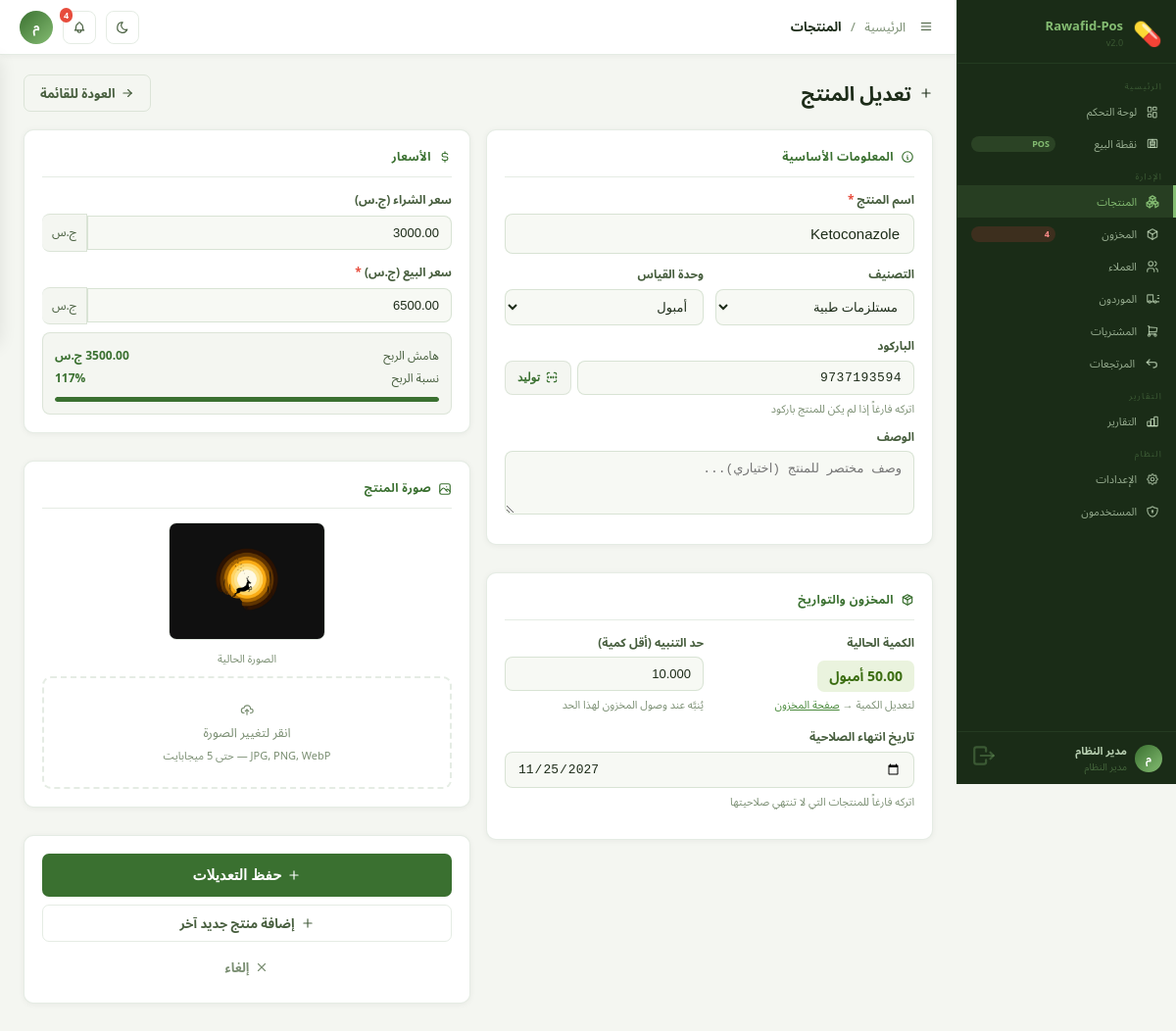
Screenshot of /?page=products&action=edit&id=33 (signed in) with the database file from the repository.
### tables this page shows
CREATE TABLE `products` (
  `id` int(11) NOT NULL AUTO_INCREMENT,
  `name` varchar(200) NOT NULL,
  `barcode` varchar(50) DEFAULT NULL,
  `category_id` int(11) DEFAULT NULL,
  `unit` varchar(50) DEFAULT 'قطعة',
  `purchase_price` decimal(12,2) DEFAULT 0.00,
  `sale_price` decimal(12,2) NOT NULL,
  `stock_qty` decimal(12,3) DEFAULT 0.000,
  `min_stock_alert` decimal(12,3) DEFAULT 5.000,
  `max_stock` decimal(12,3) DEFAULT 1000.000,
  `expiry_date` date DEFAULT NULL,
  `image` varchar(255) DEFAULT NULL,
  `description` text DEFAULT NULL,
  `is_active` tinyint(1) DEFAULT 1,
  `created_by` int(11) DEFAULT NULL,
  `created_at` timestamp NOT NULL DEFAULT current_timestamp(),
  `updated_at` timestamp NOT NULL DEFAULT current_timestamp() ON UPDATE current_timestamp(),
  PRIMARY KEY (`id`),
  UNIQUE KEY `barcode` (`barcode`),
  KEY `created_by` (`created_by`),
  KEY `idx_barcode` (`barcode`),
  KEY `idx_name` (`name`),
  KEY `idx_category` (`category_id`),
  CONSTRAINT `products_ibfk_1` FOREIGN KEY (`category_id`) REFERENCES `categories` (`id`) ON DELETE SET NULL,
  CONSTRAINT `products_ibfk_2` FOREIGN KEY (`created_by`) REFERENCES `users` (`id`) ON DELETE SET NULL
);

CREATE TABLE `categories` (
  `id` int(11) NOT NULL AUTO_INCREMENT,
  `name` varchar(100) NOT NULL,
  `description` text DEFAULT NULL,
  `parent_id` int(11) DEFAULT NULL,
  `created_at` timestamp NOT NULL DEFAULT current_timestamp(),
  PRIMARY KEY (`id`),
  KEY `parent_id` (`parent_id`),
  CONSTRAINT `categories_ibfk_1` FOREIGN KEY (`parent_id`) REFERENCES `categories` (`id`) ON DELETE SET NULL
);

### app/Controllers/ProductController.php (called while the page is built, shortened)
<?php
class ProductController {
    private Database $db;
    public function __construct() {
        $this->db = Database::getInstance();
    }
    public function edit(): void {
        $id      = (int)($_GET['id'] ?? 0);
        $product = $this->db->fetchOne("SELECT * FROM products WHERE id = ? AND is_active = 1", [$id]);
        $categories = $this->db->fetchAll("SELECT * FROM categories ORDER BY name");
        $settings   = Helper::getSettings();
        require ROOT . '/app/Views/layouts/main.php';
    }
}

### config/Database.php (called while the page is built, shortened)
<?php
class Database {
    private static $instance = null;
    private $conn;
    private function __construct() {
        try {
            $this->conn = new PDO(
                "mysql:host=" . DB_HOST . ";dbname=" . DB_NAME . ";charset=" . DB_CHARSET,
                DB_USER,
                DB_PASS,
                [
                    PDO::ATTR_ERRMODE            => PDO::ERRMODE_EXCEPTION,
                    PDO::ATTR_DEFAULT_FETCH_MODE => PDO::FETCH_ASSOC,
                    PDO::ATTR_EMULATE_PREPARES   => false,
                    PDO::MYSQL_ATTR_INIT_COMMAND => "SET NAMES utf8mb4 COLLATE utf8mb4_unicode_ci"
                ]
            );
        } catch (PDOException $e) {
            die('<div style="direction:rtl;font-family:Arial;padding:30px;background:#fee;border:2px solid #f00;border-radius:8px;margin:20px">
                <h3>❌ خطأ في الاتصال بقاعدة البيانات</h3>
                <p>تأكد من تشغيل XAMPP وإنشاء قاعدة البيانات <strong>pos_system</strong></p>
                <p style="color:#999;font-size:13px">' . $e->getMessage() . '</p>
            </div>');
        }
    }
    public static function getInstance(): self {
        if (self::$instance === null) {
            self::$instance = new self();
        }
        return self::$instance;
    }
    public function query(string $sql, array $params = []): PDOStatement {
        $stmt = $this->conn->prepare($sql);
        $stmt->execute($params);
        return $stmt;
    }
    public function fetchAll(string $sql, array $params = []): array {
        return $this->query($sql, $params)->fetchAll();
    }
    public function fetchOne(string $sql, array $params = []): array|false {
        return $this->query($sql, $params)->fetch();
    }
}

### app/Helpers/Helper.php (called while the page is built, shortened)
<?php
class Helper {
    public static function getSettings(): array {
        $db   = Database::getInstance();
        $rows = $db->fetchAll("SELECT setting_key, setting_value FROM settings");
        $out  = [];
        foreach ($rows as $row) {
            $out[$row['setting_key']] = $row['setting_value'];
        }
        return $out;
    }
    public static function e(mixed $val): string {
        return htmlspecialchars((string)$val, ENT_QUOTES, 'UTF-8');
    }
}

### app/Views/products/form.php (the view, shortened to what this page needs)
<?php
$isEdit   = isset($product) && !empty($product);
$currency = $settings['currency'] ?? 'ج.س';
$p        = $product ?? [];
$formTitle = $isEdit ? 'تعديل المنتج' : 'إضافة منتج جديد';
$formIcon  = $isEdit ? 'ti-edit' : 'ti-plus';
?>
<div class="page-header">
  <h1 class="page-title">
    <svg class="icon icon-tabler <?= $formIcon ?> icon-tabler-plus" width="14" height="14" viewBox="0 0 24 24" stroke-width="2" stroke="currentColor" fill="none" stroke-linecap="round" stroke-linejoin="round">
  <path stroke="none" d="M0 0h24v24H0z" fill="none"/>
  <path d="M12 5l0 14" />
  <path d="M5 12l14 0" />
</svg> <?= $formTitle ?>
  </h1>
  <div class="page-actions">
    <a href="?page=products" class="btn btn-outline">
 العودة للقائمة
    </a>
  </div>
</div>
<form method="POST"
      action="?page=products&action=<?= $isEdit ? 'update' : 'store' ?>"
      enctype="multipart/form-data"
      id="product-form"
      novalidate>
  <div class="pf-grid">
    <div class="pf-col">
      <div class="card pf-card">
        <div class="pf-section-title">
 المعلومات الأساسية
        </div>
        <div class="form-group">
          <label class="form-label required">اسم المنتج</label>
          <input type="text"
                 name="name"
                 id="prod-name"
                 class="form-input pf-input-lg"
                 value="<?= Helper::e($p['name'] ?? '') ?>"
                 placeholder="أدخل اسم المنتج بوضوح..."
                 required
                 autofocus>
        </div>
        <div class="form-row">
          <div class="form-group">
            <label class="form-label">التصنيف</label>
            <select name="category_id" class="form-select">
              <?php foreach (($categories ?? []) as $c): ?>
              <option value="<?= $c['id'] ?>"
                <?= (int)($p['category_id'] ?? 0) === (int)$c['id'] ? 'selected' : '' ?>>
                <?= Helper::e($c['name']) ?>
              </option>
              <?php endforeach; ?>
            </select>
          </div>
          <div class="form-group">
            <label class="form-label">وحدة القياس</label>
            <select name="unit" class="form-select">
              <?php
              $units = ['قطعة','علبة','كرتون','كيس','زجاجة','لتر','كيلو','غرام','متر','درزن','باكيت','أنبوب','أمبول'];
              $selUnit = $p['unit'] ?? 'قطعة';
              foreach ($units as $u): ?>
              <option value="<?= $u ?>" <?= $selUnit === $u ? 'selected' : '' ?>><?= $u ?></option>
              <?php endforeach; ?>
            </select>
          </div>
        </div>
        <div class="form-group">
          <label class="form-label">الباركود</label>
          <div class="barcode-wrap">
            <input type="text"
                   name="barcode"
                   id="prod-barcode"
                   class="form-input mono"
                   value="<?= Helper::e($p['barcode'] ?? '') ?>"
                   placeholder="اسكن أو أدخل الباركود يدوياً">
            <button type="button" class="barcode-gen-btn" onclick="generateBarcode()" title="توليد باركود تلقائي">
 توليد
            </button>
          </div>
          <small class="form-hint">اتركه فارغاً إذا لم يكن للمنتج باركود</small>
        </div>
        <div class="form-group">
          <label class="form-label">الوصف</label>
          <textarea name="description"
                    class="form-textarea"
                    rows="3"
                    placeholder="وصف مختصر للمنتج (اختياري)..."><?= Helper::e($p['description'] ?? '') ?></textarea>
        </div>
      </div>
      <div class="card pf-card">
        <div class="pf-section-title">
 المخزون والتواريخ
        </div>
        <div class="form-row">
          <div class="form-group">
            <label class="form-label">
              <?= $isEdit ? 'الكمية الحالية' : 'الكمية الابتدائية' ?>
            </label>
            <?php if ($isEdit): ?>
            <div class="qty-display-wrap">
              <span class="qty-display <?= (float)($p['stock_qty'] ?? 0) <= 0 ? 'qty-out' : ((float)($p['stock_qty'] ?? 0) <= (float)($p['min_stock_alert'] ?? 5) ? 'qty-low' : 'qty-ok') ?>">
                <?= number_format($p['stock_qty'] ?? 0, 2) ?> <?= Helper::e($p['unit'] ?? '') ?>
              </span>
              <small class="form-hint u-style-84">
                لتعديل الكمية → <a href="?page=inventory" class="u-style-85">صفحة المخزون</a>
              </small>
            </div>
            <?php endif; ?>
          </div>
          <div class="form-group">
            <label class="form-label">حد التنبيه (أقل كمية)</label>
            <input type="number"
                   name="min_stock_alert"
                   class="form-input"
                   step="0.001"
                   min="0"
                   value="<?= $p['min_stock_alert'] ?? 5 ?>"
                   placeholder="5">
            <small class="form-hint">يُنبَّه عند وصول المخزون لهذا الحد</small>
          </div>
        </div>
        <div class="form-group">
          <label class="form-label">تاريخ انتهاء الصلاحية</label>
          <input type="date"
                 name="expiry_date"
                 class="form-input"
                 value="<?= $p['expiry_date'] ?? '' ?>"
                 min="<?= date('Y-m-d') ?>">
          <small class="form-hint">اتركه فارغاً للمنتجات التي لا تنتهي صلاحيتها</small>
        </div>
      </div>
    </div>
    <div class="pf-col">
      <div class="card pf-card">
        <div class="pf-section-title">
 الأسعار
        </div>
        <div class="form-group">
          <label class="form-label">سعر الشراء (<?= $currency ?>)</label>
          <div class="price-input-wrap">
            <span class="price-prefix"><?= $currency ?></span>
            <input type="number"
                   name="purchase_price"
                   id="purchase-price"
                   class="form-input price-input"
                   step="0.01"
                   min="0"
                   value="<?= $p['purchase_price'] ?? 0 ?>"
                   placeholder="0.00"
                   oninput="calcProfit()">
          </div>
        </div>
        <div class="form-group">
          <label class="form-label required">سعر البيع (<?= $currency ?>)</label>
          <div class="price-input-wrap">
            <span class="price-prefix"><?= $currency ?></span>
            <input type="number"
                   name="sale_price"
                   id="sale-price"
                   class="form-input price-input"
                   step="0.01"
                   min="0.01"
                   value="<?= $p['sale_price'] ?? '' ?>"
                   placeholder="0.00"
                   required
                   oninput="calcProfit()">
          </div>
        </div>
        <div id="profit-box" class="profit-preview is-hidden">
          <div class="pp-row">
            <span>هامش الربح</span>
            <strong id="pp-margin">—</strong>
          </div>
          <div class="pp-row">
            <span>نسبة الربح</span>
            <strong id="pp-pct">—</strong>
          </div>
          <div class="profit-bar-wrap">
            <div class="profit-bar u-style-86" id="pp-bar"></div>
          </div>
        </div>
      </div>
      <div class="card pf-card">
        <div class="pf-section-title">
 صورة المنتج
        </div>
        <div id="img-preview-wrap" class="image-preview-wrap <?= !empty($p['image']) ? '' : 'is-hidden' ?>">
          <img id="img-preview"
               src="<?= !empty($p['image']) ? BASE_URL . '/uploads/' . Helper::e($p['image']) : '' ?>"
               alt="صورة المنتج"
               class="product-preview-img">
          <div class="u-style-87">الصورة الحالية</div>
        </div>
        <div class="upload-area" id="upload-area" onclick="document.getElementById('img-input').click()">
          <p><?= !empty($p['image']) ? 'انقر لتغيير الصورة' : 'انقر لرفع صورة' ?></p>
          <small>JPG, PNG, WebP — حتى 5 ميجابايت</small>
        </div>
      </div>
      <div class="card pf-card">
        <button type="submit" class="btn btn-primary btn-block btn-submit-main" id="submit-btn">
          <?= $isEdit ? 'حفظ التعديلات' : 'إضافة المنتج' ?>
        </button>
        <?php if ($isEdit): ?>
        <a href="?page=products&action=create" class="btn btn-outline btn-block mt-2">
 إضافة منتج جديد آخر
        </a>
        <?php endif; ?>
        <a href="?page=products" class="btn btn-ghost btn-block mt-2">
 إلغاء
        </a>
      </div>
    </div>
  </div>
</form>

### assets/css/base.css (style rules this page uses)
*, *::before, *::after { box-sizing: border-box; margin: 0; padding: 0; }
html { font-size: 15px; }
body { font-family: "Segoe UI", Tahoma, "Noto Sans Arabic", Arial, sans-serif; background: var(--bg); color: var(--text); direction: rtl; min-height: 100vh; line-height: 1.55; font-weight: 400; text-rendering: optimizeLegibility; -webkit-font-smoothing: antialiased; }
a { color: inherit; }

### assets/css/layout.css (style rules this page uses)
.page-header { display: flex; align-items: center; justify-content: space-between; gap: 16px; margin-bottom: 18px; }
.page-title { font-size: 20px; font-weight: 750; color: var(--text); display: flex; align-items: center; gap: 8px; }
.page-actions { display: flex; gap: 8px; }

### assets/css/components.css (style rules this page uses)
.card { background: var(--surface); border-radius: var(--radius); border: 1px solid var(--border); padding: 16px; margin-bottom: 14px; box-shadow: var(--shadow); }
.btn { display: inline-flex; align-items: center; gap: 6px; padding: 8px 16px; border-radius: var(--radius-sm); font-size: 13px; font-weight: 600; cursor: pointer; border: none; transition: all var(--transition); text-decoration: none; white-space: nowrap; }
.btn-primary { background: var(--olive-600); color: white; }
.btn-outline { background: none; border: 1px solid var(--border); color: var(--text-2); }
.btn-ghost { background: none; color: var(--text-3); }
.btn-block { width: 100%; justify-content: center; }
.form-group { display: flex; flex-direction: column; gap: 5px; margin-bottom: 12px; }
.form-row { display: grid; grid-template-columns: 1fr 1fr; gap: 12px; }
.form-label { font-size: 12px; font-weight: 600; color: var(--text-2); }
.form-label.required::after { content: ' *'; color: var(--color-hex-e74c3c); }
.form-input, .form-select, .form-textarea { padding: 9px 12px; border: 1.5px solid var(--input-border); border-radius: 8px; font-size: 13px; color: var(--text); background: var(--input-bg); direction: rtl; transition: var(--transition); width: 100%; }
.form-textarea { resize: vertical; }
.form-hint { font-size: 11px; color: var(--text-3); }
.mono { font-family: 'Courier New', monospace; letter-spacing: .3px; }
.upload-area { border: 2px dashed var(--border); border-radius: 9px; padding: 22px; text-align: center; cursor: pointer; color: var(--text-3); transition: .2s; }

### assets/css/utilities.css (style rules this page uses)
.mt-2 { margin-top: var(--space-2); }
.is-hidden { display: none; }
.u-style-84 { display:block;margin-top:4px }
.u-style-85 { color:var(--olive-500) }
.u-style-86 { width:0% }
.u-style-87 { font-size:11px;color:var(--text-3);margin-top:4px }
.image-preview-wrap { margin-bottom: 10px; text-align: center; }
.product-preview-img { max-height: 120px; border-radius: 8px; border: 1px solid var(--border); }

### rows the page displays
products: name "Ketoconazole", category_id "مستلزمات طبية", unit "أمبول", barcode "9737193594", min_stock_alert "10.000", expiry_date "11/25/2027", purchase_price "3000.00", sale_price "6500.00", image (picture)

### other values shown
$bicon "💊"
$bname "Rawafid-Pos"
APP_VERSION "2.0"
$lowStockCount "4"
mb_substr(Auth::user()['full_name'] ?? 'م', 0, 1) "م"
Auth::user()['full_name'] "مدير النظام"
$curPage "المنتجات"
$formTitle "تعديل المنتج"
$currency "ج.س"
